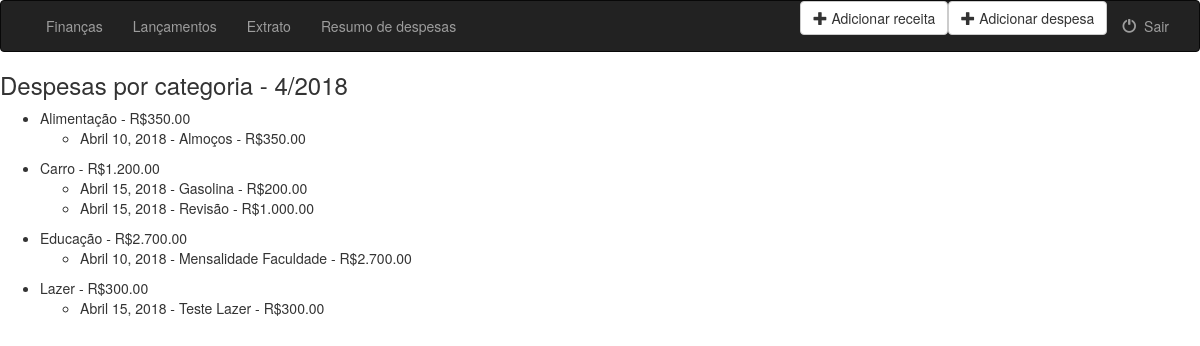
/finances/entries_by_category/ (signed in), run on an earlier commit of the app's database.
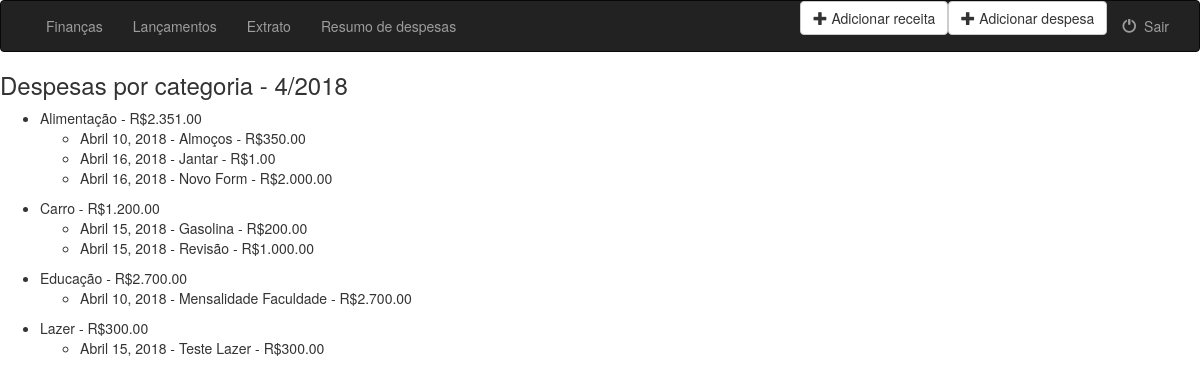
And on a later commit of the database.
### finances/models.py (models this page shows, shortened)
class Category(models.Model):
    INCOME = 'IN'
    EXPENSE = 'EX'
    ENTRY_TYPE_CHOICES = (
        (INCOME, 'INCOME'),
        (EXPENSE, 'EXPENSE'),
    )
    entries_type = models.CharField(
        max_length=2,
        choices=ENTRY_TYPE_CHOICES,
        default= EXPENSE,
    )
    description = models.CharField(max_length=100)

class Entry(models.Model):
    agent = models.ForeignKey(User, on_delete=models.CASCADE)
    category = models.ForeignKey(Category, on_delete=models.CASCADE)
    description = models.CharField(max_length=100)
    amount = models.FloatField()
    entry_date = models.DateField(default=timezone.now)
    objects = EntryManager()

### finances/views.py (the view)
# urls.py: path('entries_by_category/', views.EntriesByCategory.as_view(), name='entries_by_category'),
class EntriesByCategory(LoginRequiredMixin, View):
    template_name = 'finances/entries_by_category.html'
    login_url = "finances:login_user"
    def get(self, request):
        return get_list_entries(request, None, self.template_name)

### finances/models.py (called while the page is built)
    def get_entries(self, user, month, year, limit, entry_type):
        try:
            return self.order_by('entry_date').filter(
                agent=user, category__in=Category.objects.filter(entries_type__in=entry_type),
                entry_date__month=month, entry_date__year=year
                )[:limit]
        except ObjectDoesNotExist:
            return None

    def get_incomes(self, user, month, year, limit):
        return self.get_entries(user, month, year, limit, [('IN')])

    def get_expenses(self, user, month, year, limit):
        return self.get_entries(user, month, year, limit, [('EX')])

    def get_all_entries(self, user, month, year, limit):
        return self.get_entries(user, month, year, limit, [('IN'), ('EX')])

    def get_entries_amount(self, user, entries):
        return entries.aggregate(Sum('amount'))

    def get_amount_expenses_by_category(self, user, month, year, limit):
        expenses = self.get_expenses(user, month, year, limit)
        return expenses.order_by('category__description').values('category__description').annotate(Sum('amount'))

### finances/templatetags/get_sum.py (called while the page is built)
@register.filter
def get_sum(List, i):
    return List[int(i)].get('amount__sum')

### finances/templates/finances/entries_by_category.html (shortened to what this page needs)
{% extends 'finances/base.html' %}
{% load get_sum %}
{% load format_currency %}
{% block body %}
<h3>Despesas por categoria - {{current_month}}/{{current_year}}</h3>
{% if entries_by_category %}
    {% for key, values in entries_by_category.items %}
        <ul>
            <li>{{key}} - {{category_amount|get_sum:forloop.counter0|format_currency_symbol}}
                <ul>
                    {% for value in values %}
                        <li>{{value.0}} - {{value.1}} - {{value.2|format_currency_symbol}} </li>
                    {% endfor %}
                </ul>
            </li>
        </ul>
    {% endfor %}
{% endif %}
{% endblock %}

What changed in the data, as far as the page shows it:
computed for Category "Alimentação": counter0 "R$350.00" → "R$2.351.00"
added Entry: value "Abril 16, 2018", description "Jantar", value "R$1.00", shown under Category "Alimentação"
added Entry: value "Abril 16, 2018", description "Novo Form", value "R$2.000.00", shown under Category "Alimentação"
